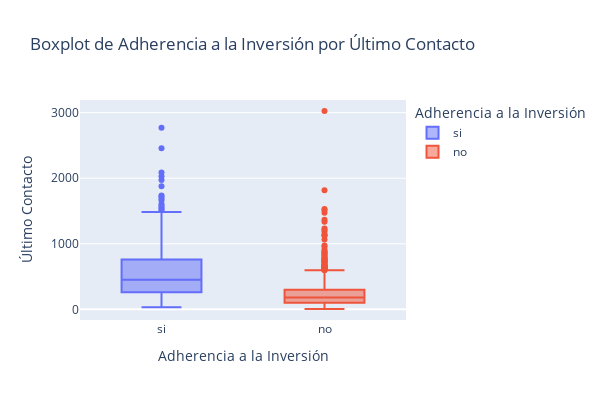

The notebook cell saved with this chart:
### Code cell
px.box(datos, 
       x="adherencia_inversion",  #x-axis
       y="ultimo_contacto",  #y-axis
       color="adherencia_inversion", # plot another variable 
       title="Boxplot de Adherencia a la Inversión por Último Contacto", 
       labels={"adherencia_inversion": "Adherencia a la Inversión", "ultimo_contacto": "Último Contacto"},
       width=600, height=400)

### Figure 1 — Plotly figure (JSON) as saved in the notebook; plotly's stock layout.template omitted (floating-point values rounded to 4 significant figures; data arrays with more than 128 entries replaced by an {"elided": "..."} marker saying what was removed)
{"data": [{"alignmentgroup": "True", "hovertemplate": "Adherencia a la Inversión=%{x}<br>Último Contacto=%{y}<extra></extra>", "legendgroup": "si", "marker": {"color": "#636efa"}, "name": "si", "notched": false, "offsetgroup": "si", "orientation": "v", "showlegend": true, "type": "box", "x": {"elided": "502 str values"}, "x0": " ", "xaxis": "x", "y": {"elided": "502 int values"}, "y0": " ", "yaxis": "y"}, {"alignmentgroup": "True", "hovertemplate": "Adherencia a la Inversión=%{x}<br>Último Contacto=%{y}<extra></extra>", "legendgroup": "no", "marker": {"color": "#EF553B"}, "name": "no", "notched": false, "offsetgroup": "no", "orientation": "v", "showlegend": true, "type": "box", "x": {"elided": "766 str values"}, "x0": " ", "xaxis": "x", "y": {"elided": "766 int values"}, "y0": " ", "yaxis": "y"}], "layout": {"boxmode": "overlay", "height": 400, "legend": {"title": {"text": "Adherencia a la Inversión"}, "tracegroupgap": 0}, "title": {"text": "Boxplot de Adherencia a la Inversión por Último Contacto"}, "width": 600, "xaxis": {"anchor": "y", "categoryarray": ["si", "no"], "categoryorder": "array", "domain": [0, 1], "title": {"text": "Adherencia a la Inversión"}}, "yaxis": {"anchor": "x", "domain": [0, 1], "title": {"text": "Último Contacto"}}}}
